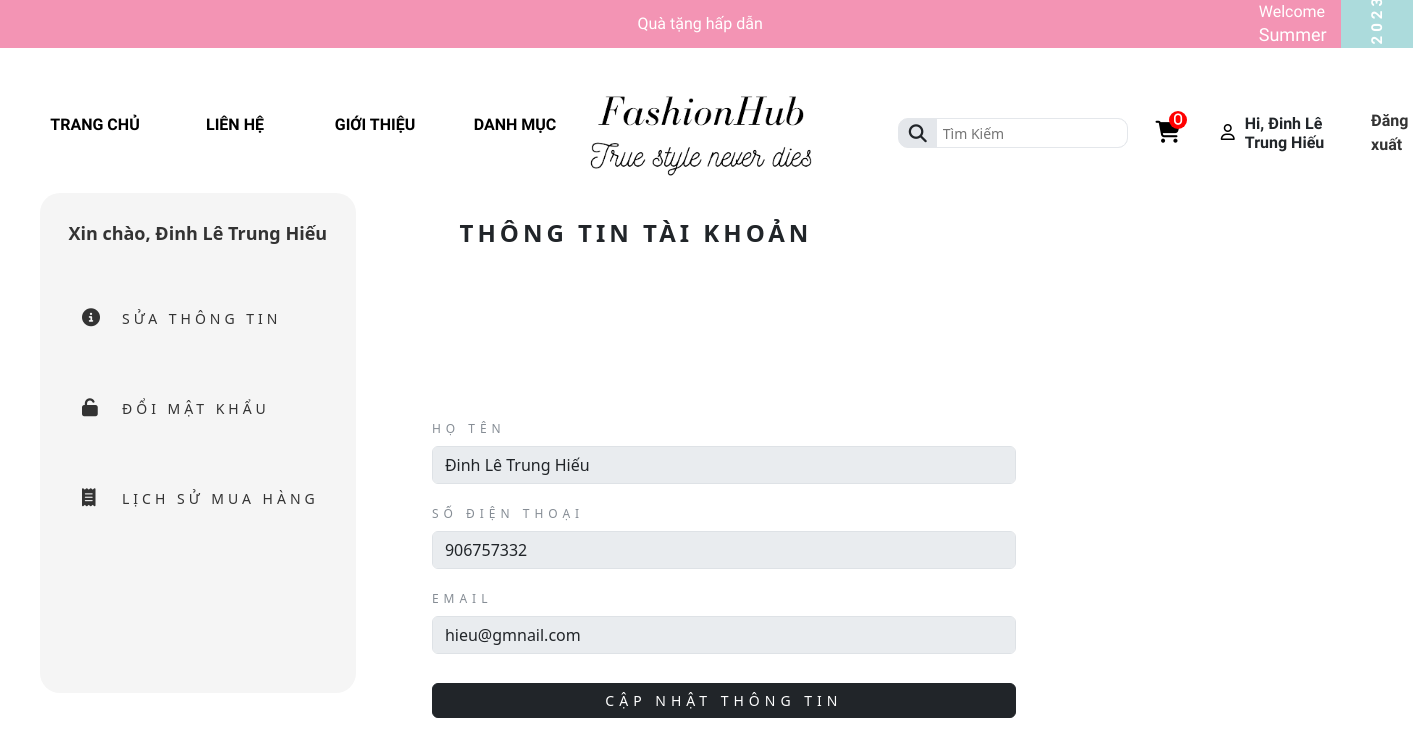
/app/views/customer/page_user/form-edit-profile.php (signed in), run on the app's committed database.
### tables this page shows
CREATE TABLE `users` (
  `id` int(11) NOT NULL,
  `user_name` varchar(255) DEFAULT NULL,
  `email` varchar(255) DEFAULT NULL,
  `password` varchar(255) DEFAULT NULL,
  `full_name` varchar(255) DEFAULT NULL COMMENT 'họ tên',
  `phone_number` int(11) DEFAULT NULL,
  `images` varchar(255) DEFAULT NULL,
  `role` tinyint(4) DEFAULT 0 COMMENT '0: khách hàng; 1: admin',
  `position` tinyint(4) DEFAULT 0 COMMENT '0: thành viên; 1: quản lý',
  `ip_address` varchar(255) DEFAULT NULL
);

### global.php (called while the page is built, shortened)
<?php
$ROOT_URL = "/Shop_FashionHub";
$SITE_URL = "$ROOT_URL/app/views/customer";

### app/models/DAO/edit-profile.php (called while the page is built, shortened)
<?php
function select_user($user_id){
    $sql = "SELECT * FROM users WHERE id = ?";
    return pdo_query_one($sql, $user_id);
}

### app/models/DAO/connect.php (called while the page is built, shortened)
<?php
    $host = 'localhost';
    $dbname = 'fashionhub_shop';
    $username = 'root';
    $password = '';
    try {
        $db = new PDO("mysql:host=$host;dbname=$dbname;charset=utf8", $username, $password);
        $db->setAttribute(PDO::ATTR_ERRMODE, PDO::ERRMODE_EXCEPTION);
        $db->setAttribute(PDO::ATTR_EMULATE_PREPARES, false);
        return $db;
    } catch (PDOException $e) {
        echo "Lỗi kết nối cơ sở dữ liệu: " . $e->getMessage();
        die();
    }
    $db = null;
function pdo_query_one($sql){
    $sql_args = array_slice(func_get_args(), 1);
    try{
        global $db;
        $stmt = $db->prepare($sql);
        $stmt->execute($sql_args);
        $row = $stmt->fetch(PDO::FETCH_ASSOC);
        return $row;
    }
    catch(PDOException $e){
        throw $e;
    }
    finally{
        unset($db);
    }
}

### app/views/customer/page_user/edit-profile.php (called while the page is built, shortened)
<?php
require_once '../../../models/DAO/edit-profile.php';
$user = select_user($_SESSION['user_id']);
?>

### app/views/customer/page_user/form-edit-profile.php (the view, shortened to what this page needs)
<?php require_once '../page_user/header.php' ?>
<?php require_once './edit-profile.php' ?>
<?php
    require_once '../../../models/DAO/edit-profile.php';
?>
<!DOCTYPE html>
<html lang="vi">
<head>
</head>
<body>
    <header>
        <div class="sidebar">
            <div class="logo-details">
                <a href="./index.php">
                    <span class="logo_name">
                        <a style="font-size: 18px; color:#333; font-weight: bold;"
                            href="<?=$SITE_URL?>/page_user/form-edit-profile.php">Xin
                            chào,
                            <?php echo $_SESSION['user_fullname']?></a>
                    </span>
                </a>
            </div>
            <ul class="nav-links">
                <li>
                    <a href="./form-edit-profile.php" class="">
                        <span class="links_name"><i class="fa-solid fa-circle-info"></i>Sửa Thông Tin</span>
                    </a>
                </li>
                <li>
                    <a href="./form-change-password.php" class="">
                        <span class="links_name"><i class="fa-solid fa-unlock"></i>Đổi Mật Khẩu</span>
                    </a>
                </li>
                <li>
                    <a href="./purchase-history.php" class="">
                        <span class="links_name"><i class="fa-solid fa-receipt"></i>Lịch Sử Mua Hàng</span>
                    </a>
                </li>
            </ul>
        </div>
        <section class="home-section">
            <nav class="header">
                <div class="sidebar-button">
                    <span style="margin-left: 84px; letter-spacing: 4px; text-transform:uppercase; font-weight: bold;"
                        class="dashboard">Thông tin tài khoản</span>
                </div>
                <form style="width: 600px;" class="rounded border-2 p-2">
                    <div class="mb-3">
                        <label style="color: #868D95; text-transform: uppercase; font-size: 12px; letter-spacing: 5px;"
                            for="hoten" class="form-label">
                            Họ tên
                        </label>
                        <input value="<?=$user['full_name'] ?>" type="text" disabled class="form-control" id="hoten"
                            name="hoten">
                    </div>
                    <div class="mb-3">
                        <label style="color: #868D95; text-transform: uppercase; font-size: 12px; letter-spacing: 5px;"
                            for="sdt" class="form-label">Số điện thoại
                        </label>
                        <input value="<?=$user['phone_number'] ?>" type="text" disabled class="form-control" name="sdt">
                    </div>
                    <div class="mb-3">
                        <label style="color: #868D95; text-transform: uppercase; font-size: 12px; letter-spacing: 5px;"
                            for="email" class="form-label">
                            Email
                        </label>
                        <input value="<?= $user['email']?>" type="text" class="form-control" id="email" disabled
                            name="email">
                    </div>
                    <div class="row">
                        <div class="col-md-12">
                            <button
                                style="margin-top: 13px; font-size:14px; letter-spacing: 5px; text-transform: uppercase;"
                                type="button" data-bs-toggle="modal" data-bs-target="#exampleModal"
                                class="btn btn-dark col-md-12">Cập nhật thông
                                tin</button>
                        </div>
                    </div>
                </form>
            </nav>
        </section>
    </header>
</body>
</html>

### assets/css/grid.css (style rules this page uses)
.row { display: flex; flex-wrap: wrap; margin-left: -4px; margin-right: -4px; }
@media (min-width: 740px) { .row { margin-left: -8px; margin-right: -8px; } }
@media (min-width: 1113px) { .row { margin-left: -12px; margin-right: -12px; } }

### assets/css/app.css (style rules this page uses)
* { margin: 0; padding: 0; box-sizing: border-box; }
:root { --banner__top-height:48px; }
html { font-family: 'Bellota'; }
nav { display: flex; align-items: center; margin-top: 25px; width: 100%; height: 120px; }

### assets/css/page-user.css (style rules this page uses)
header { display: flex; flex-direction: row; }
.sidebar { position: relative; max-height: 100%; height: 500px; width: 350px; background-color: #f5f5f5; transition: all 0.5s ease; border-radius: 20px; margin-left: 40px; }
.sidebar .logo-details { height: 80px; width: 100%; display: flex; align-items: center; justify-content: center; }
.sidebar .logo-details a { text-decoration: none; }
.sidebar .logo-details .logo_name { color: #333; font-size: 20px; font-weight: 500; }
.sidebar .nav-links { padding-left: 0; }
.sidebar .nav-links li { position: relative; list-style: none; height: 90px; width: 100%; }
.sidebar .nav-links li a { height: 100%; width: 100%; display: flex; align-items: center; text-decoration: none; transition: all 0.4s ease; }
.sidebar .nav-links li i { min-width: 40px; font-size: 18px; color: #333; }
.sidebar .nav-links li a .links_name { color: #333; font-size: 14px; font-weight: 500; letter-spacing: 4px; text-transform: uppercase; }
.sidebar .nav-links li a i { margin-left: 42px; }
.home-section { min-height: 100vh; width: calc(100% - 240px); left: 240px; transition: all 0.5s ease; }
.home-section nav { height: 80px; display: flex; align-items: center; width: 100%; left: 240px; z-index: 1; padding: 0 20px; transition: all 0.5s ease; margin: 0; }
.home-section nav .sidebar-button { font-size: 24px; font-weight: 500; }
.home-section form { position: absolute; top: 41%; left: 30%; }

### data on the page
users: hoten "Đinh Lê Trung Hiếu", sdt "906757332", email "hieu@gmnail.com"

### other printed values
$_SESSION['user_fullname'] "Đinh Lê Trung Hiếu"
